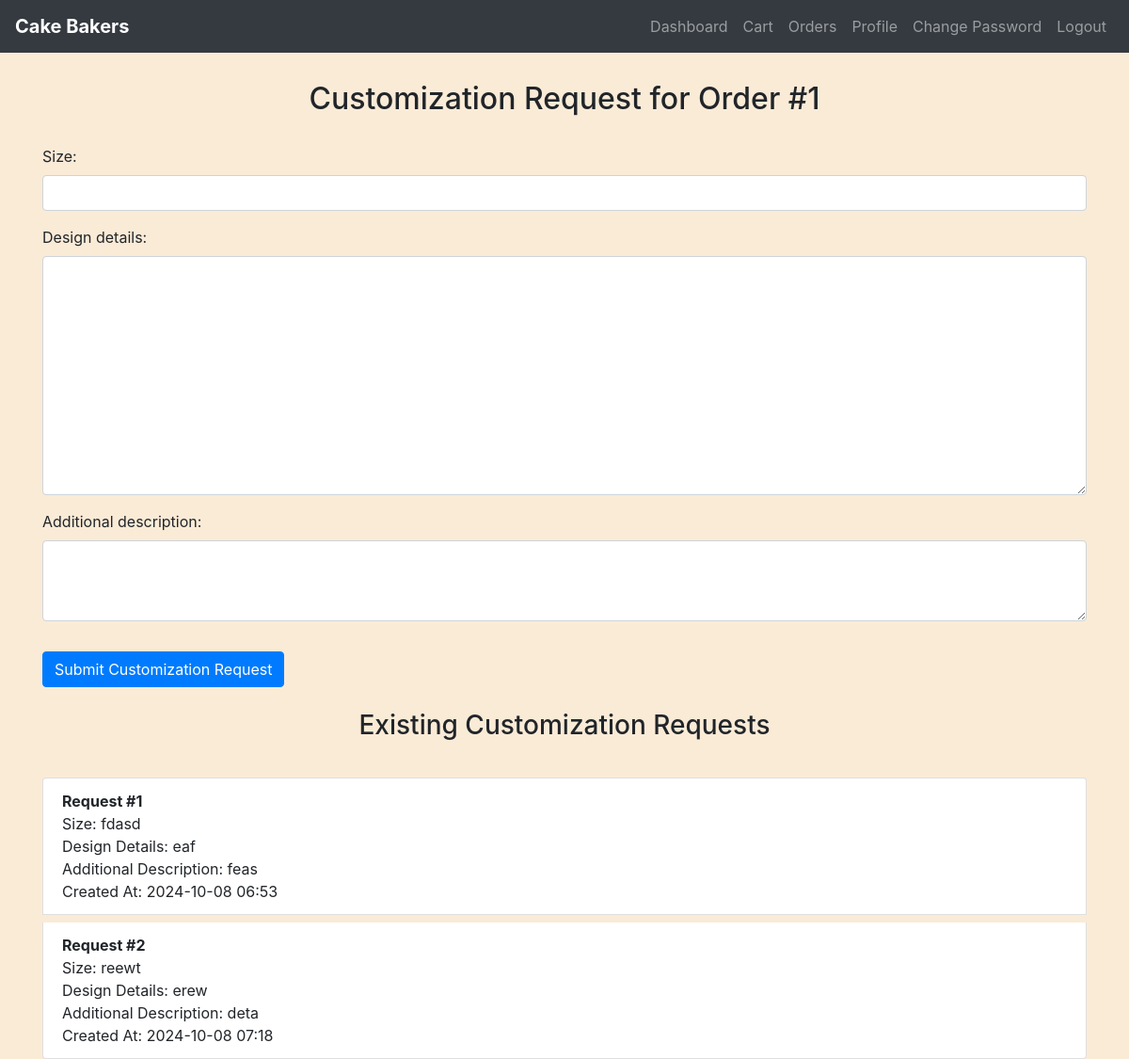
/orders/customization/1/ (signed in), run on the app's committed database.
### myapp/models.py (models this page shows, shortened)
class Order(models.Model):
    ORDER_STATUS_CHOICES = [
        ('Pending', 'Pending'),
        ('Confirmed', 'Confirmed'),
        ('Shipped', 'Shipped'),
        ('Delivered', 'Delivered'),
        ('Canceled', 'Canceled')
    ]
    PAYMENT_STATUS_CHOICES = [
        ('Pending', 'Pending'),
        ('Paid', 'Paid')
    ]
    PAYMENT_METHOD_CHOICES = [
        ('Cash on Delivery', 'Cash on Delivery'),
        ('Credit Card', 'Credit Card'),
        ('Jazz Cash', 'Jazz Cash'),
        ('Easy Paisa', 'Easy Paisa')
    ]
    user = models.ForeignKey(User, on_delete=models.CASCADE)
    address = models.CharField(max_length=255)
    order_date = models.DateTimeField(auto_now_add=True)
    order_status = models.CharField(max_length=10, choices=ORDER_STATUS_CHOICES, default='Pending')
    total_amount = models.DecimalField(max_digits=10, decimal_places=2)
    payment_status = models.CharField(max_length=10, choices=PAYMENT_STATUS_CHOICES, default='Pending')
    payment_method = models.CharField(max_length=20, choices=PAYMENT_METHOD_CHOICES)

class CustomizationRequest(models.Model):
    request_id = models.AutoField(primary_key=True)
    order = models.ForeignKey('Order', on_delete=models.CASCADE)
    size = models.CharField(max_length=255)
    design_details = models.TextField()
    additional_description = models.TextField(blank=True, null=True)
    created_at = models.DateTimeField(default=timezone.now)

### myapp/views.py (the view)
# urls.py: path('orders/customization/<int:order_id>/', views.customization_request, name='customization_request'),
@login_required
def customization_request(request, order_id):
    order = get_object_or_404(Order, id=order_id, user=request.user, payment_status='Paid')
    customization_requests = CustomizationRequest.objects.filter(order=order)
    if request.method == 'POST':
        form = CustomizationRequestForm(request.POST)
        if form.is_valid():
            customization_request = form.save(commit=False)
            customization_request.order = order
            customization_request.created_at = timezone.now()
            customization_request.save()
            return redirect('customization_request', order_id=order.id)
    else:
        form = CustomizationRequestForm()
    return render(request, 'customization_request.html', {
        'order': order,
        'form': form,
        'customization_requests': customization_requests
    })

### myapp/forms.py
class CustomizationRequestForm(forms.ModelForm):
    class Meta:
        model = CustomizationRequest
        fields = ['size', 'design_details', 'additional_description']
        widgets = {
            'size': forms.TextInput(attrs={'class': 'form-control'}),
            'design_details': forms.Textarea(attrs={'class': 'form-control'}),
            'additional_description': forms.Textarea(attrs={'class': 'form-control', 'rows': 3}),
        }

### templates/customization_request.html (shortened to what this page needs)
{% extends "base.html" %}
{% block content %}
<div class="container mt-4">
    <h2>Customization Request for Order #{{ order.id }}</h2>
    <form method="post">
        {{ form.as_p }}
        <button type="submit" class="btn btn-primary mt-3">Submit Customization Request</button>
    </form>
    <h3 class="mt-4">Existing Customization Requests</h3>
    {% if customization_requests %}
        <ul class="list-group">
            {% for req in customization_requests %}
                <li class="list-group-item mt-2">
                    <strong>Request #{{ req.request_id }}</strong><br>
                    Size: {{ req.size }}<br>
                    Design Details: {{ req.design_details }}<br>
                    Additional Description: {{ req.additional_description }}<br>
                    Created At: {{ req.created_at|date:"Y-m-d H:i" }}
                </li>
            {% endfor %}
        </ul>
    {% else %}
        <p>No customization requests found for this order.</p>
    {% endif %}
</div>
{% endblock %}

### templates/base.html (style rules this page uses)
body { background-color: antiquewhite; }
h1, h2, h3, h4 { margin: 30px; text-align: center; }

### data on the page
Order: id "1"
CustomizationRequest: request_id "1", size "fdasd", design_details "eaf", additional_description "feas", created_at "2024-10-08 06:53"
CustomizationRequest: request_id "2", size "reewt", design_details "erew", additional_description "deta", created_at "2024-10-08 07:18"
